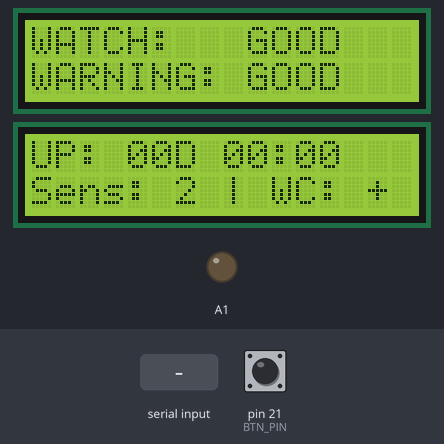
A sketch run on a simulated Arduino Mega 2560, built with avr-gcc and run on an emulated ATmega2560. Parts: 2 × 16×2 character LCD, output pins drawn as LEDs (lit = HIGH). The inputs (shaded band) are chosen by the test bench; at power-on: pin 21 (BTN_PIN) HIGH. What the sketch prints to the serial monitor is not drawn.

Above: at 1.3 s.
1.4 s: "90,45\n" received over the second serial link
At 3.0 s:
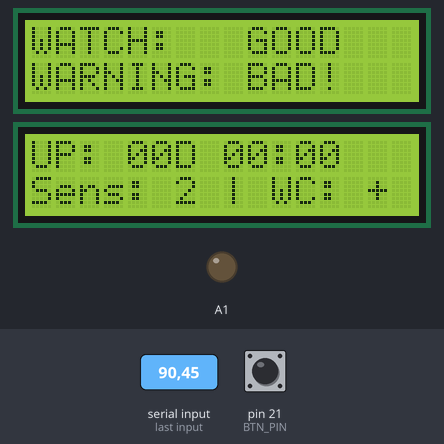
3.5 s: "90,45\n" received over Serial
Timing chart, 0 to 6.5 s (numbered marks = the images above; inputs shaded):
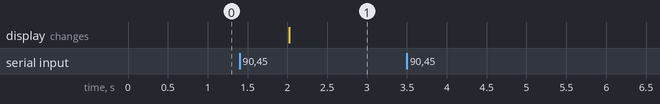

The sketch:

Home_Monitor_Hub.ino
```cpp
//Home Monitor Hub
//Author: Andy Bard
//This code implements the hub/wall panel for my home monitor system.
//The various sensors talk to the hub (Arduino Mega), and the hub
//talks to the web controller, which is the raspberry pi.
#include <Wire.h>
#include <LiquidCrystal_I2C.h>
#include <LiquidCrystal.h>
#include <arduino-timer.h>

//Status Globals
bool ALARM = false;
bool SILENCED = false;
bool SENSOR_ONE_WATCH = false;
bool SENSOR_ONE_WARNING = false;
bool SENSOR_TWO_OUTAGE = false;

const int BTN_PIN = 21;
const int EMERGENCY_LIGHT = 27;

//lcd is the i2c connection, and it's the one that duplicates the
//sump monitor. lcd0 is the one that connects through the
//normal liquid crystal lib, and that is the one that will
// handle a rough uptime for the system and some status indicators.
LiquidCrystal_I2C lcd(0x26, 16, 2);

/*NOTES:
  This code is dependent upon running on and Arduino Mega.
  2) Wiring:
  TX1 = 18  / Serial1 = Power Monitor
  RX1 = 19

  TX2 = 16 / Serial2 = Sump Monitor
  RX2 = 17

  Note order flips for serial zero, arduino uno uses the same 0=rx/1=tx
  RX0 = 0
  TX0 = 1 / USB  = Web Controller.
  We will use USB serial to connect to the raspberry pi
  So that we can power the hub off of the web controller for
  convenience.
*/
// initialize the library by associating any needed LCD interface pin
// with the arduino pin number it is connected to
const int rs = 9, en = 8, d4 = 5, d5 = 4, d6 = 3, d7 = 2;
LiquidCrystal lcd0(rs, en, d4, d5, d6, d7);

//Used for the interrupt, attachInterrupt requires a func
void silence_alarm(){
  SILENCED = true;
}

void setup() {
  //Set up the contrast for lcd0 before setting up lcds
  pinMode(A1, OUTPUT);
  analogWrite(A1, 1); //set contrast here;

  //Use an interrupt to handle when we need to silence.
  attachInterrupt(digitalPinToInterrupt(BTN_PIN), silence_alarm, FALLING);

  lcd.init();
  lcd.backlight();
  lcd.clear();
  lcd.setCursor(0,0);
  lcd.print("Starting...");

  lcd0.begin(16,2);
  lcd0.clear();
  lcd0.setCursor(0,0);
  lcd0.print("Starting...");

  //Make sure lights are off at start
 // digitalWrite(EMERGENCY_LIGHT, HIGH);

  //Start Serial Connections
  Serial.begin(9600);
  Serial2.begin(9600);
}

const unsigned long secPerMilli = 1000;
const unsigned long minutePerMilli = secPerMilli * 60;
const unsigned long hourPerMilli = minutePerMilli * 60;
const unsigned long dayPerMilli = hourPerMilli * 24;

//Timing Variables
unsigned long prev_stamp = millis();
unsigned long curr_stamp = prev_stamp;
int  poll_freq = 1000; //1s refresh

void updateDisplayZero(){
  unsigned long secs=curr_stamp/1000, mins=secs/60;
  unsigned int hours=mins/60, days=hours/24;
  secs-=mins*60;
  mins-=hours*60;
  hours-=days*24;
  char timeout[16];
  //handle printing days, hours, minutes of uptime.
  snprintf(timeout, 16, "UP: %02dD %02d:%02d", days, hours, mins);
  lcd0.clear();
  lcd0.setCursor(0,0);
  lcd0.print(timeout);
  lcd0.setCursor(0,1);
  lcd0.print("Sens: 2 | WC: +");
}

void updateDisplayOne(){
  lcd.clear();
  lcd.setCursor(0,0);
  lcd.print("WATCH:   ");
  if(!SENSOR_ONE_WATCH){
    lcd.print("GOOD");
  } else {
    //WET, INSIDE PIT
    lcd.print("BAD!");
  }
  lcd.setCursor(0,1);
  lcd.print("WARNING: ");
  if(!SENSOR_ONE_WARNING){
    lcd.print("GOOD");
  } else {
    //WET, OUTSIDE PIT. BREACH.
    lcd.print("BAD!");
  }
  // //Handle emergency lights
  // if(SENSOR_ONE_WATCH || SENSOR_ONE_WARNING){
  //   digitalWrite(EMERGENCY_LIGHT, HIGH);
  // } else {
  //   digitalWrite(EMERGENCY_LIGHT, LOW);
  // }
}

//This function will handle serial comms to the sump monitor
void updateFromSensorOne(){
  int status_code = 0; // 128 is no alerts, 1 is watch, 2 is warning, 3 is both.
  int request_type = 0; //0 is the request type to just get an update, request 1 silences
  if(SILENCED){
    request_type = 1;
    SILENCED = false;
  }
  if(Serial2.available()){
    status_code = Serial2.parseInt(SKIP_WHITESPACE); //I'm only sending individual lines with numbers back.
    //Serial.println(status_code);

    //This is just a comms blip, do not update to being good.
    if(status_code == 0){
      return;
    }

    if(status_code & 1){
      SENSOR_ONE_WATCH = true;
    } else {
      SENSOR_ONE_WATCH = false;
    }
    if(status_code & 2){
      SENSOR_ONE_WARNING = true;
    } else {
      SENSOR_ONE_WARNING = false;
    }
  } else { //if there is no message from the sump monitor, send a request for update
    Serial2.println(request_type);//request update
  }
}

//This function will handle comms for the power monitor
void updateFromSensorTwo(){

}

void updateWebController(){
  int controller_request = 0;
  int status_report = 0; // 1 = watch wet, 2 = warning wet,
  if(Serial.available()){
    Serial.readStringUntil('\n'); //only passing basic ints around, this should work
    //Since the message is kind of irrelevant and is always a status update, we just
    //discard it for now.
    //128 if all is well, 1 for watch wet, 2 for warning wet, 3 for both.
    if(SENSOR_ONE_WATCH) status_report += 1;
    if(SENSOR_ONE_WARNING) status_report +=2;
    char message[10] = "";
    sprintf(message, "%d,%d", status_report, millis()); // Updated hub to act as power monitor, send uptime to the controller.
    Serial.println(message);
  }
}

void loop() {
  curr_stamp = millis();
  while(curr_stamp - poll_freq < prev_stamp){

    curr_stamp = millis();
  }
  prev_stamp = curr_stamp;
  updateFromSensorOne();
  updateFromSensorTwo();
  updateWebController();
  updateDisplayZero();
  updateDisplayOne();
}
```

Measured:
- after the input at 1.4 s, the display: changes after 0.62 s (image 1)
- after the input at 3.5 s, every drawn part: stays the same
